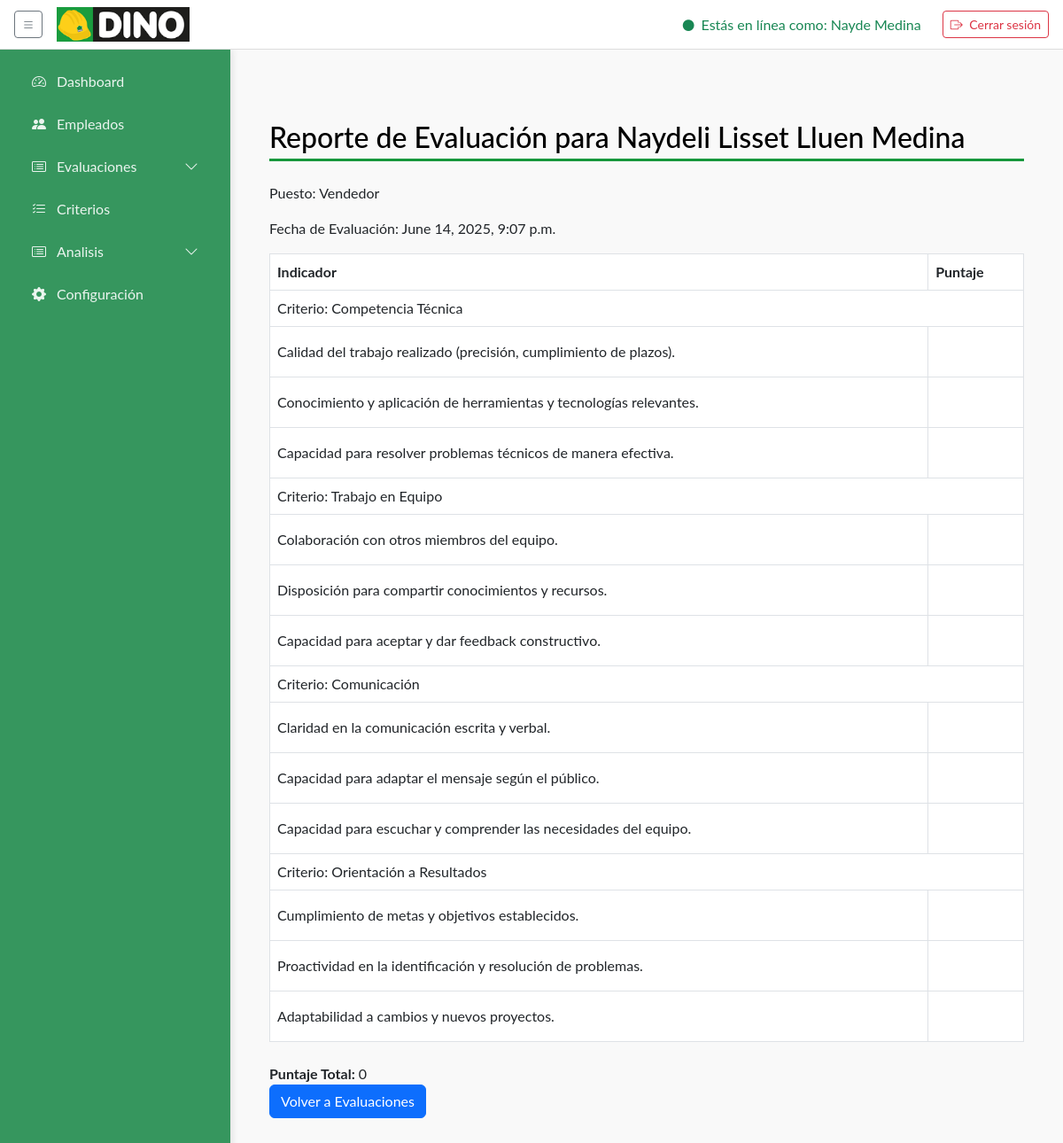
Page /reporte_evaluacion/17/ (signed in) on the committed database.
### core/models.py (models this page shows, shortened)
class Usuario(AbstractUser):
    """
    Modelo personalizado para el usuario, heredando de AbstractUser.
    Este modelo ahora solo contiene los campos estándar del usuario.
    """

class EvaluacionTrabajador(models.Model):
    ESTADOS = [
        ('PENDIENTE', 'Pendiente'),
        ('EN_PROGRESO', 'En progreso'),
        ('COMPLETADA', 'Completada'),
    ]
    evaluador = models.ForeignKey(settings.AUTH_USER_MODEL, on_delete=models.CASCADE, related_name='evaluaciones_realizadas')
    evaluado = models.ForeignKey(settings.AUTH_USER_MODEL, on_delete=models.CASCADE, related_name='evaluaciones_recibidas')
    fecha_creacion = models.DateTimeField(default=timezone.now)
    fecha_activacion = models.DateTimeField(default=timezone.now)
    estado = models.CharField(max_length=20, choices=ESTADOS, default='PENDIENTE')
    observaciones = models.TextField(blank=True, null=True)

class Trabajador(models.Model):
    user = models.OneToOneField(settings.AUTH_USER_MODEL, on_delete=models.CASCADE, related_name='trabajador', null=True, blank=True)
    puesto = models.ForeignKey(Puesto, on_delete=models.SET_NULL, null=True, blank=True)
    telefono = models.CharField(max_length=20, blank=True)
    direccion = models.CharField(max_length=200, blank=True)

class Puesto(models.Model):
    nombre = models.CharField(max_length=50, unique=True)
    descripcion = models.TextField(blank=True, null=True)

class Criterio(models.Model):
    nombre      = models.CharField(max_length=100, default='Sin nombre')
    descripcion = models.CharField(max_length=200, blank=True, null=True)
    puestos     = models.ManyToManyField(Puesto, related_name='criterios')
    rango_min   = models.IntegerField()
    rango_max   = models.IntegerField()
    peso        = models.PositiveIntegerField('Peso (%)', default=0,
                    help_text='Porcentaje que aporta este criterio')
    ESTADO_CHOICES = [
        ('Activo',   'Activo'),
        ('Inactivo', 'Inactivo'),
    ]
    estado      = models.CharField(max_length=10, choices=ESTADO_CHOICES,
                    default='Activo')

class Indicador(models.Model):
    nombre = models.CharField(max_length=100)
    descripcion = models.TextField(blank=True, null=True)
    criterio = models.ForeignKey(
    Criterio,
    on_delete=models.CASCADE,
    related_name='indicadores'
)
    max_puntaje = models.IntegerField(default=5)

### core/views.py (the view)
# urls.py: path('reporte_evaluacion/<int:evaluacion_id>/', views.reporte_evaluacion, name='reporte_evaluacion'),
@login_required
def reporte_evaluacion(request, evaluacion_id):
    evaluacion = get_object_or_404(EvaluacionTrabajador, id=evaluacion_id)
    usuario_evaluado = evaluacion.evaluado  # Este es un objeto Usuario
    try:
        perfil = usuario_evaluado.trabajador
        puesto_evaluado = perfil.puesto
    except (Trabajador.DoesNotExist, AttributeError):
        puesto_evaluado = None
    criterios = Criterio.objects.filter(
        puestos=puesto_evaluado) if puesto_evaluado else Criterio.objects.none()
    indicadores = Indicador.objects.filter(criterio__in=criterios)
    respuestas_actuales = RespuestaEvaluacionTrabajador.objects.filter(
        evaluacion=evaluacion)
    respuestas_dict = {
        respuesta.indicador_id: respuesta.puntaje for respuesta in respuestas_actuales
    }
    puntaje_total = sum(respuestas_dict.values())
    return render(request, 'reporte_evaluacion.html', {
        'evaluacion': evaluacion,
        'evaluado': usuario_evaluado,
        'criterios': criterios,
        'respuestas': respuestas_dict,  # Pasar las respuestas a la plantilla
        'puntaje_total': puntaje_total,  # Pasar el puntaje total a la plantilla
    })

### templates/reporte_evaluacion.html (shortened to what this page needs)
{% extends "base/base.html" %}
{% load static %}
{% block content %}
<div class="container mt-5">
    <h2>Reporte de Evaluación para {{ evaluacion.evaluado.get_full_name }}</h2>
    <p>Puesto: {{ evaluacion.evaluado.trabajador.puesto.nombre }}</p>
    <p>Fecha de Evaluación: {{ evaluacion.fecha_activacion }}</p>
    <table class="table table-bordered">
        <thead>
            <tr>
                <th>Indicador</th>
                <th>Puntaje</th>
            </tr>
        </thead>
        <tbody>
            {% for criterio in criterios %}
                <tr>
                    <td colspan="2" class="font-semibold bg-gray-200">Criterio: {{ criterio.nombre }}</td>
                </tr>
                {% for indicador in criterio.indicadores.all %}
                    <tr>
                        <td class="border-b px-6 py-3">{{ indicador.nombre }}</td>
                        <td class="border-b px-6 py-3">
                        </td>
                    </tr>
                {% endfor %}
            {% endfor %}
        </tbody>
    </table>
    <div class="mt-4">
        <strong>Puntaje Total: </strong>{{ puntaje_total }}
    </div>
    <a href="{% url 'lista_evaluaciones' %}" class="btn btn-primary">Volver a Evaluaciones</a>
</div>
{% endblock %}

### templates/base/base.html (shortened to what this page needs)
{% load static %}
<!DOCTYPE html>
<html lang="es">
<head>
    <link href="https://cdn.jsdelivr.net/npm/bootstrap@5.3.0/dist/css/bootstrap.min.css" rel="stylesheet" />
    <link href="https://cdn.jsdelivr.net/npm/bootstrap-icons@1.10.5/font/bootstrap-icons.css" rel="stylesheet" />
</head>
<body>
    <nav class="navbar d-flex justify-content-between align-items-center">
        <div class="d-flex align-items-center">
            <button id="sidebarToggle" class="btn btn-outline-secondary btn-sm me-3">
                <i class="bi bi-list"></i>
            </button>
            <a class="navbar-brand">
                <img src="{% static 'img/logo_dino.png' %}" alt="Logo Dino">
            </a>
        </div>
        <div class="d-flex align-items-center">
            <span class="text-success me-4">
                <i class="bi bi-circle-fill me-1" style="font-size:.8rem;"></i> Estás en línea como:
                {{ request.user.get_full_name|default:request.user.username }}
            </span>
            <form id="logoutForm" method="post" action="{% url 'index' %}">
                <button type="submit" class="btn btn-outline-danger btn-sm">
                    <i class="bi bi-box-arrow-right me-1"></i> Cerrar sesión
                </button>
            </form>
        </div>
    </nav>
    {% with request.resolver_match.url_name as view_name %}
    <div class="d-flex main">
        <aside class="sidebar" id="sidebar">
            <ul class="nav flex-column">
                <li class="nav-item">
                    <a href="{% url 'admin_dashboard' %}"
                        class="nav-link {% if view_name == 'admin_dashboard' %}active{% endif %}">
                        <i class="bi bi-speedometer2"></i><span>Dashboard</span>
                    </a>
                </li>
                <li class="nav-item">
                    <a href="{% url 'gestion_empleados' %}"
                        class="nav-link {% if view_name == 'gestion_empleados' %}active{% endif %}">
                        <i class="bi bi-people-fill"></i><span>Empleados</span>
                    </a>
                </li>
                <li
                    class="nav-item has-submenu {% if view_name == 'lista_evaluaciones' or view_name == 'realizar_autoevaluacion' %}submenu-open{% endif %}">
                    <a href="#" class="nav-link submenu-toggle">
                        <i class="bi bi-card-list"></i><span>Evaluaciones</span>
                        <i class="bi bi-chevron-down ms-auto"></i>
                    </a>
                </li>
                <li class="nav-item">
                    <a href="{% url 'lista_criterios' %}"
                        class="nav-link {% if view_name == 'lista_criterios' %}active{% endif %}">
                        <i class="bi bi-list-check"></i><span>Criterios</span>
                    </a>
                </li>
                <li
                    class="nav-item has-submenu {% if view_name == 'lista_evaluaciones' or view_name == 'realizar_autoevaluacion' %}submenu-open{% endif %}">
                    <a href="#" class="nav-link submenu-toggle">
                        <i class="bi bi-card-list"></i><span>Analisis</span>
                        <i class="bi bi-chevron-down ms-auto"></i>
                    </a>
                </li>
                <li class="nav-item">
                    <a href="{% url 'admin_dashboard' %}"
                        class="nav-link {% if view_name == 'configuracion' %}active{% endif %}">
                        <i class="bi bi-gear-fill"></i><span>Configuración</span>
                    </a>
                </li>
            </ul>
        </aside>
        <main class="content">
            {% block content %}{% endblock %}
        </main>
    </div>
    {% endwith %}
</body>
</html>

### templates/base/base.html (style rules this page uses)
:root { --sidebar-width: 260px; --sidebar-collapsed: 80px; --primary: #36965e; --bg: #f9f9f9; --tre: #17973C; --secundary: #000000; --shadow: rgba(0, 0, 0, 0.1); }
html, body { margin: 0; padding: 0; height: 100%; background: var(--bg); font-family: 'Lato', sans-serif; }
.d-flex.main { height: calc(100vh - 56px); }
aside.sidebar { position: fixed; top: 56px; left: 0; bottom: 0; width: var(--sidebar-width); background: black; color: #fff; padding: 1rem; box-shadow: 2px 0 8px var(--shadow); transition: width .3s; z-index: 1050; }
aside.sidebar .nav-link { color: rgba(255, 255, 255, 0.9); margin-bottom: .5rem; border-radius: 6px; display: flex; align-items: center; gap: .5rem; white-space: nowrap; overflow: hidden; }
aside.sidebar .nav-link i { min-width: 24px; text-align: center; }
aside.sidebar .nav-link span { transition: opacity .3s; }
main.content { margin-top: 56px; margin-left: var(--sidebar-width); padding: 2rem; transition: margin-left .3s; position: relative; overflow: auto; }
main.content h2 { color: var(--primary); border-bottom: 3px solid var(--primary); padding-bottom: .3rem; margin-bottom: 1.5rem; }
nav.navbar { background: #fff; border-bottom: 1px solid #ddd; height: 56px; z-index: 1100; padding: 0 1rem; position: fixed; top: 0; left: 0; right: 0; }
nav.navbar .navbar-brand { flex: none; display: flex; align-items: center; }
nav.navbar .navbar-brand img { width: 150px; height: auto; flex-shrink: 0; }
aside.sidebar { width: var(--sidebar-width); background: var(--primary); color: #fff; display: flex; flex-direction: column; padding: 1rem; box-shadow: 2px 0 8px var(--shadow); transition: width .3s; }
main.content { flex: 1; overflow: auto; padding: 2rem; }
main.content h2 { color: var(--secundary); border-bottom: 3px solid var(--tre); padding-bottom: .3rem; margin-bottom: 1.5rem; }
.has-submenu { position: relative; }

### rows in the picture
Usuario: user.get_full_name "Nayde Medina"
EvaluacionTrabajador: evaluado.get_full_name "Naydeli Lisset Lluen Medina", evaluado.trabajador.puesto.nombre "Vendedor", fecha_activacion "June 14, 2025, 9:07 p.m."
Criterio: nombre "Competencia Técnica"
Indicador: nombre "Calidad del trabajo realizado (precisión, cumplimiento de plazos)."
Indicador: nombre "Conocimiento y aplicación de herramientas y tecnologías relevantes."
Indicador: nombre "Capacidad para resolver problemas técnicos de manera efectiva."
Criterio: nombre "Trabajo en Equipo"
Indicador: nombre "Colaboración con otros miembros del equipo."
Indicador: nombre "Disposición para compartir conocimientos y recursos."
Indicador: nombre "Capacidad para aceptar y dar feedback constructivo."
Criterio: nombre "Comunicación"
Indicador: nombre "Claridad en la comunicación escrita y verbal."
Indicador: nombre "Capacidad para adaptar el mensaje según el público."
Indicador: nombre "Capacidad para escuchar y comprender las necesidades del equipo."
Criterio: nombre "Orientación a Resultados"
Indicador: nombre "Cumplimiento de metas y objetivos establecidos."
Indicador: nombre "Proactividad en la identificación y resolución de problemas."
Indicador: nombre "Adaptabilidad a cambios y nuevos proyectos."

### other values in the picture
{{ puntaje_total }} "0"
